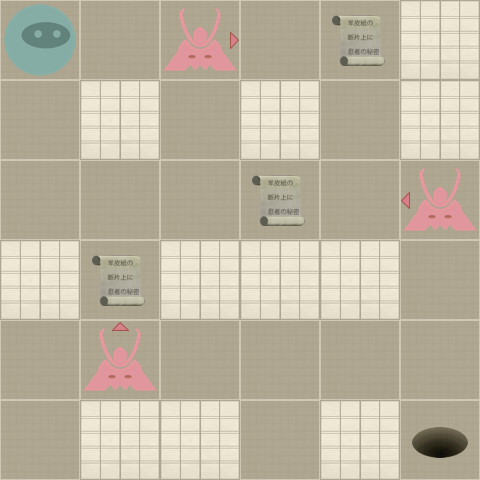

Tiled map render using the project's own tile images. Description and the map definition, with tile-layer contents summarised, below:
An orthogonal 6x6 tile map with 80x80 px tiles, 2 tile layers (Level, Actors).

<map version="1.0" orientation="orthogonal" width="6" height="6" tilewidth="80" tileheight="80">
 <properties>
  <property name="moves" value="10" />
 </properties>
 <tileset firstgid="1" name="tiles" tilewidth="80" tileheight="80" spacing="2" margin="2">
  <image source="tiles-hd.png" width="512" height="512" />
  <tile id="0">
   <properties>
    <property name="actor" value="exit" />
   </properties>
  </tile>
  <tile id="2">
   <properties>
    <property name="actor" value="guard" />
    <property name="direction" value="down" />
   </properties>
  </tile>
  <tile id="3">
   <properties>
    <property name="actor" value="guard" />
    <property name="direction" value="left" />
   </properties>
  </tile>
  <tile id="4">
   <properties>
    <property name="actor" value="guard" />
    <property name="direction" value="right" />
   </properties>
  </tile>
  <tile id="5">
   <properties>
    <property name="actor" value="guard" />
    <property name="direction" value="up" />
   </properties>
  </tile>
  <tile id="7">
   <properties>
    <property name="actor" value="player" />
   </properties>
  </tile>
  <tile id="8">
   <properties>
    <property name="actor" value="scroll" />
   </properties>
  </tile>
  <tile id="9">
   <properties>
    <property name="wall" value="1" />
   </properties>
  </tile>
 </tileset>
 <layer name="Level" width="6" height="6">
  <data>[36 cells, 36 non-empty, 2 distinct tile ids]</data>
 </layer>
 <layer name="Actors" width="6" height="6">
  <data>[36 cells, 8 non-empty, 6 distinct tile ids]</data>
 </layer>
</map>
